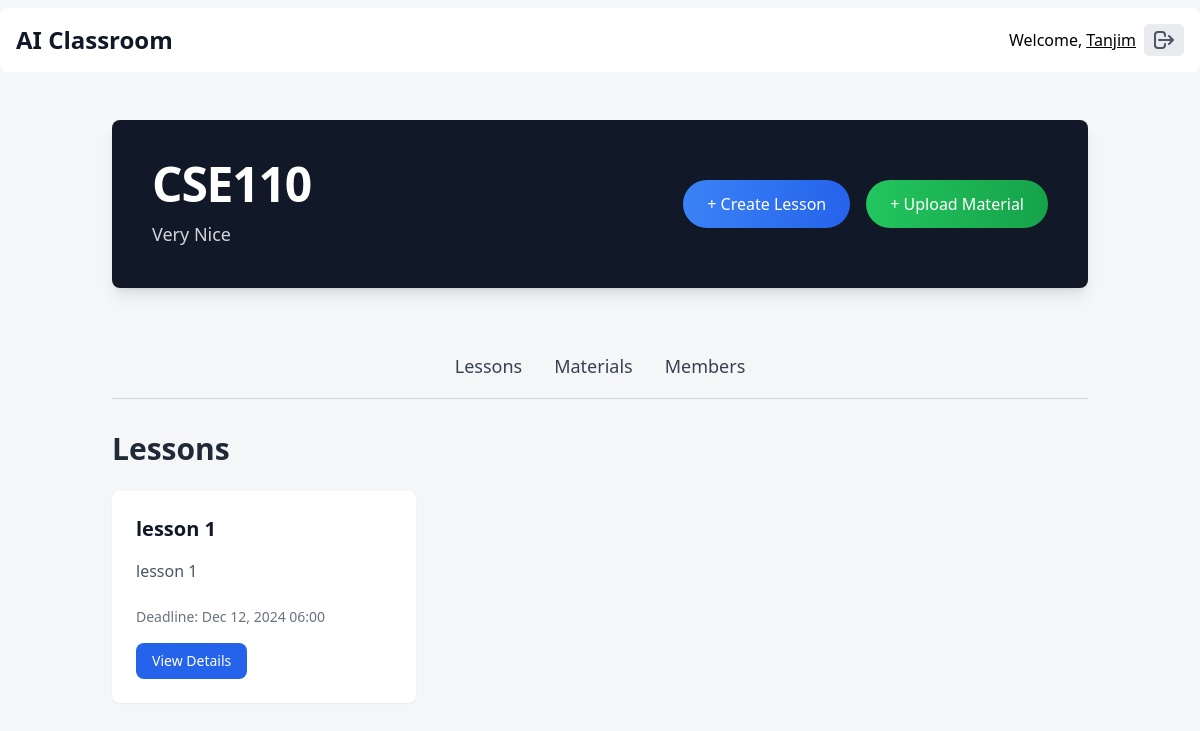
The app's page /classroom/cse110/ (signed in), older data.
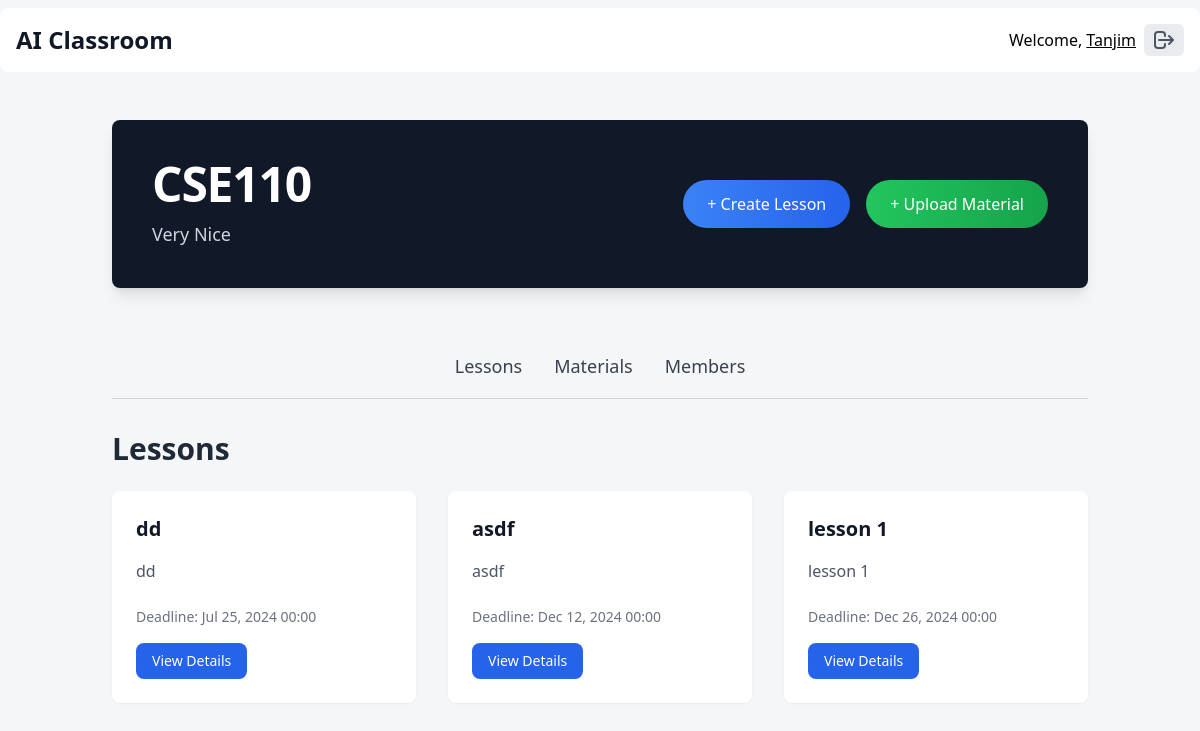
The same page, newer data.
### home/models.py (models this page shows, shortened)
class Lesson(models.Model):
    classroom = models.ForeignKey(Classroom, on_delete=models.CASCADE, related_name="lessons")
    title = models.CharField(max_length=255)
    description = models.TextField(blank=True, null=True)
    objectives = models.TextField(blank=True, null=True)
    deadline = models.DateTimeField(blank=True, null=True)
    course_materials = models.ManyToManyField(CourseMaterial, related_name="lessons", blank=True)
    created_at = models.DateTimeField(auto_now_add=True)
    updated_at = models.DateTimeField(auto_now_add=True)
    created_by = models.ForeignKey(settings.AUTH_USER_MODEL, on_delete=models.CASCADE)
    class Meta:
        unique_together = ("classroom", "title")

### home/views.py (the view)
# urls.py: path("classroom/<slug:slug>/", views.classroom_detail, name="classroom_detail"),
@login_required
def classroom_detail(request, slug):
    classroom = get_object_or_404(Classroom, slug=slug)
    user_profile = None
    if request.user.user_type == "teacher":
        user_profile = TeacherProfile.objects.filter(user=request.user).first()
    elif request.user.user_type == "student":
        user_profile = StudentProfile.objects.filter(user=request.user).first()
    if not user_profile or (user_profile.assigned_classroom != classroom and user_profile.enrolled_classroom != classroom):
        return HttpResponse("You are not authorized to view this classroom.", status=403)
    students = classroom.students.all()
    co_teachers = classroom.teachers.exclude(user=request.user)
    lessons = Lesson.objects.filter(classroom=classroom).order_by("deadline")
    course_materials = CourseMaterial.objects.filter(classroom=classroom).order_by("uploaded_at")
    context = {
        "classroom": classroom,
        "students": students,
        "co_teachers": co_teachers,
        "lessons": lessons,
        "course_materials": course_materials,
    }
    return render(request, "classroom/classroom_detail.html", context)

### home/models.py (called while the page is built)
    def get_full_name(self):
        return f"{self.first_name} {self.last_name}"

### home/templates/classroom/classroom_detail.html (shortened to what this page needs)
{% extends 'base.html' %}
{% block content %}
    <div class="container mx-auto px-6 py-12">
        <div class="bg-gray-900 text-white rounded-lg p-10 shadow-lg flex justify-between items-center">
            <div>
                <h1 class="text-5xl font-semibold tracking-tight">{{ classroom.name }}</h1>
                <p class="mt-3 text-lg text-gray-300">{{ classroom.description }}</p>
            </div>
            {% if user.user_type == "teacher" %}
                <div class="flex space-x-4">
                    <a href="{% url 'create_lesson' classroom_slug=classroom.slug %}"
                       class="px-6 py-3 bg-gradient-to-r from-blue-500 to-blue-600 text-white rounded-full shadow-sm hover:shadow-lg transition-transform transform hover:scale-105">
                        + Create Lesson
                    </a>
                    <a href="{% url 'upload_material' slug=classroom.slug %}"
                       class="px-6 py-3 bg-gradient-to-r from-green-500 to-green-600 text-white rounded-full shadow-sm hover:shadow-lg transition-transform transform hover:scale-105">
                        + Upload Material
                    </a>
                </div>
            {% endif %}
        </div>
        <div class="mt-12">
            <nav class="flex justify-center space-x-8 border-b border-gray-300">
                <a href="#"
                   class="py-4 text-gray-700 text-lg font-medium border-b-2 border-transparent hover:border-blue-600 hover:text-blue-600 transition"
                   onclick="showTab(event, 'lessons')">Lessons</a>
                <a href="#"
                   class="py-4 text-gray-700 text-lg font-medium border-b-2 border-transparent hover:border-blue-600 hover:text-blue-600 transition"
                   onclick="showTab(event, 'materials')">Materials</a>
                <a href="#"
                   class="py-4 text-gray-700 text-lg font-medium border-b-2 border-transparent hover:border-blue-600 hover:text-blue-600 transition"
                   onclick="showTab(event, 'members')">Members</a>
            </nav>
        </div>
        <div id="lessons" class="tab-content mt-8">
            <h2 class="text-3xl font-semibold text-gray-800 mb-6">Lessons</h2>
            {% if lessons %}
                <div class="grid grid-cols-1 md:grid-cols-2 lg:grid-cols-3 gap-8">
                    {% for lesson in lessons %}
                        <div class="bg-white rounded-lg shadow-sm p-6 hover:shadow-lg transition-shadow">
                            <h3 class="text-xl font-semibold text-gray-900">{{ lesson.title }}</h3>
                            <p class="text-gray-600 mt-4">{{ lesson.description|truncatewords:30 }}</p>
                            <p class="text-sm text-gray-500 mt-6">Deadline: {{ lesson.deadline|date:"M d, Y H:i" }}</p>
                            <div class="mt-4">
                                <a href="{% url 'lesson_detail' classroom_slug=classroom.slug lesson_id=lesson.id %}"
                                   class="inline-block px-4 py-2 bg-blue-600 text-white text-sm rounded-lg hover:bg-blue-700 transition duration-300">
                                    View Details
                                </a>
                            </div>
                        </div>
                    {% endfor %}
                </div>
            {% else %}
                <p class="text-gray-500 italic">No lessons available for this classroom.</p>
            {% endif %}
        </div>
    </div>
{% endblock content %}

Row changes from the older to the newer data that the page shows:
added Lesson: title "dd", description "dd", deadline "Jul 25, 2024 00:00"
added Lesson: title "asdf", description "asdf", deadline "Dec 12, 2024 00:00"
changed Lesson "lesson 1": deadline "Dec 12, 2024 06:00" → "Dec 26, 2024 00:00"
